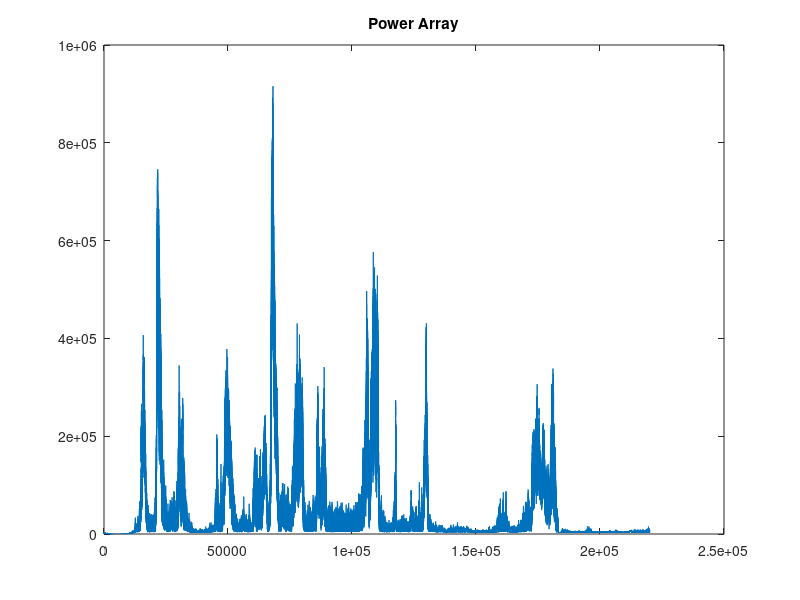

MATLAB code to generate this figure: (Note: this script raises an error after producing the figure.)
%%%%%% CCDF %%%%%%%%
clear; close all;

load('powerPerMilliSecondArray.mat');
temp = powerPerMilliSecondArray(1, 1:220000); % Trim it to remove the ending part, when we pulled up to their car


figure()
plot(temp)
title('Power Array')

figure()
y = histogram(temp);
title('Histogram')


    % Generate a CDF by summing the histogram bins
sum = 0;
for i = 1:y.NumBins
    sum = sum + y.Values(i);
    cummulative(i) = sum;
end

cummulative = cummulative / sum;

figure()
plot(cummulative);
title('CDF');
xlabel('Power Received');
ylabel('Probability');
grid on


figure()
plot(1-cummulative);
title('CCDF');
xlabel('Power Received');
ylabel('Probability');
grid on


